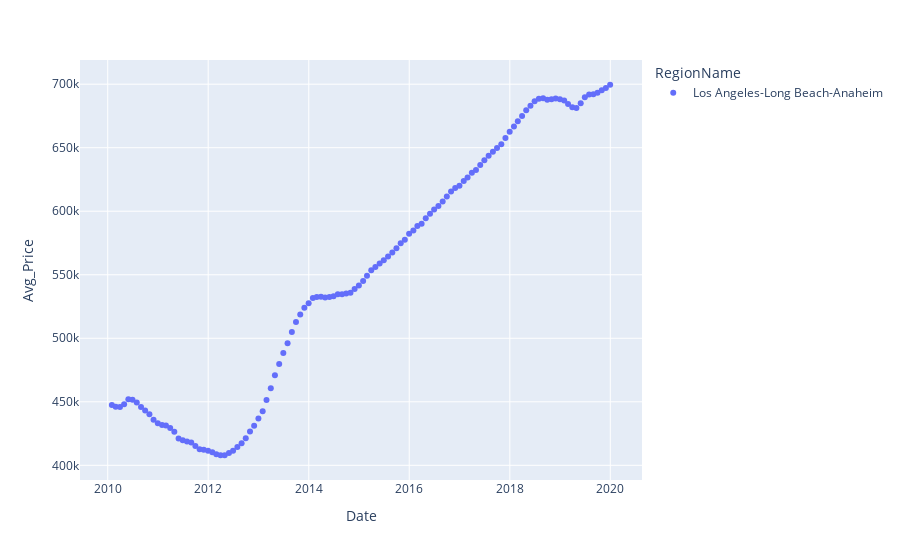
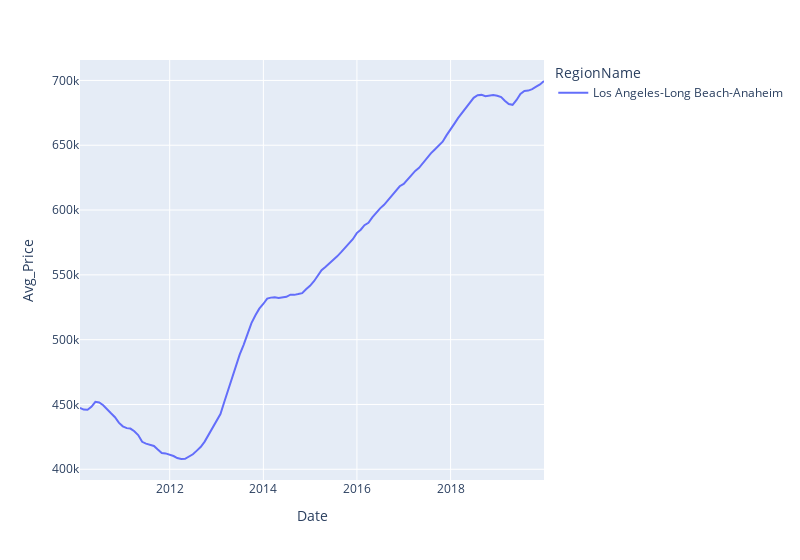

Notebook code for these charts, in order:
### Code cell
# Graph home sales from 2010-2019 for LA
fig = px.scatter(LA_base_df, x="Date", y="Avg_Price", color="RegionName", hover_data=['RegionName'])
fig.show()
#plt.savefig("..\reports\images\LA2010-2019Sales.png")
fig1 = px.line(LA_base_df, x="Date", y="Avg_Price", color="RegionName", width=800)
fig1.show()

### Figure 1 — Plotly figure (JSON) as saved in the notebook; plotly's stock layout.template omitted (floating-point values rounded to 4 significant figures)
{"data": [{"customdata": [["Los Angeles-Long Beach-Anaheim"], ["Los Angeles-Long Beach-Anaheim"], ["Los Angeles-Long Beach-Anaheim"], ["Los Angeles-Long Beach-Anaheim"], ["Los Angeles-Long Beach-Anaheim"], ["Los Angeles-Long Beach-Anaheim"], ["Los Angeles-Long Beach-Anaheim"], ["Los Angeles-Long Beach-Anaheim"], ["Los Angeles-Long Beach-Anaheim"], ["Los Angeles-Long Beach-Anaheim"], ["Los Angeles-Long Beach-Anaheim"], ["Los Angeles-Long Beach-Anaheim"], ["Los Angeles-Long Beach-Anaheim"], ["Los Angeles-Long Beach-Anaheim"], ["Los Angeles-Long Beach-Anaheim"], ["Los Angeles-Long Beach-Anaheim"], ["Los Angeles-Long Beach-Anaheim"], ["Los Angeles-Long Beach-Anaheim"], ["Los Angeles-Long Beach-Anaheim"], ["Los Angeles-Long Beach-Anaheim"], ["Los Angeles-Long Beach-Anaheim"], ["Los Angeles-Long Beach-Anaheim"], ["Los Angeles-Long Beach-Anaheim"], ["Los Angeles-Long Beach-Anaheim"], ["Los Angeles-Long Beach-Anaheim"], ["Los Angeles-Long Beach-Anaheim"], ["Los Angeles-Long Beach-Anaheim"], ["Los Angeles-Long Beach-Anaheim"], ["Los Angeles-Long Beach-Anaheim"], ["Los Angeles-Long Beach-Anaheim"], ["Los Angeles-Long Beach-Anaheim"], ["Los Angeles-Long Beach-Anaheim"], ["Los Angeles-Long Beach-Anaheim"], ["Los Angeles-Long Beach-Anaheim"], ["Los Angeles-Long Beach-Anaheim"], ["Los Angeles-Long Beach-Anaheim"], ["Los Angeles-Long Beach-Anaheim"], ["Los Angeles-Long Beach-Anaheim"], ["Los Angeles-Long Beach-Anaheim"], ["Los Angeles-Long Beach-Anaheim"], ["Los Angeles-Long Beach-Anaheim"], ["Los Angeles-Long Beach-Anaheim"], ["Los Angeles-Long Beach-Anaheim"], ["Los Angeles-Long Beach-Anaheim"], ["Los Angeles-Long Beach-Anaheim"], ["Los Angeles-Long Beach-Anaheim"], ["Los Angeles-Long Beach-Anaheim"], ["Los Angeles-Long Beach-Anaheim"], ["Los Angeles-Long Beach-Anaheim"], ["Los Angeles-Long Beach-Anaheim"], ["Los Angeles-Long Beach-Anaheim"], ["Los Angeles-Long Beach-Anaheim"], ["Los Angeles-Long Beach-Anaheim"], ["Los Angeles-Long Beach-Anaheim"], ["Los Angeles-Long Beach-Anaheim"], ["Los Angeles-Long Beach-Anaheim"], ["Los Angeles-Long Beach-Anaheim"], ["Los Angeles-Long Beach-Anaheim"], ["Los Angeles-Long Beach-Anaheim"], ["Los Angeles-Long Beach-Anaheim"], ["Los Angeles-Long Beach-Anaheim"], ["Los Angeles-Long Beach-Anaheim"], ["Los Angeles-Long Beach-Anaheim"], ["Los Angeles-Long Beach-Anaheim"], ["Los Angeles-Long Beach-Anaheim"], ["Los Angeles-Long Beach-Anaheim"], ["Los Angeles-Long Beach-Anaheim"], ["Los Angeles-Long Beach-Anaheim"], ["Los Angeles-Long Beach-Anaheim"], ["Los Angeles-Long Beach-Anaheim"], ["Los Angeles-Long Beach-Anaheim"], ["Los Angeles-Long Beach-Anaheim"], ["Los Angeles-Long Beach-Anaheim"], ["Los Angeles-Long Beach-Anaheim"], ["Los Angeles-Long Beach-Anaheim"], ["Los Angeles-Long Beach-Anaheim"], ["Los Angeles-Long Beach-Anaheim"], ["Los Angeles-Long Beach-Anaheim"], ["Los Angeles-Long Beach-Anaheim"], ["Los Angeles-Long Beach-Anaheim"], ["Los Angeles-Long Beach-Anaheim"], ["Los Angeles-Long Beach-Anaheim"], ["Los Angeles-Long Beach-Anaheim"], ["Los Angeles-Long Beach-Anaheim"], ["Los Angeles-Long Beach-Anaheim"], ["Los Angeles-Long Beach-Anaheim"], ["Los Angeles-Long Beach-Anaheim"], ["Los Angeles-Long Beach-Anaheim"], ["Los Angeles-Long Beach-Anaheim"], ["Los Angeles-Long Beach-Anaheim"], ["Los Angeles-Long Beach-Anaheim"], ["Los Angeles-Long Beach-Anaheim"], ["Los Angeles-Long Beach-Anaheim"], ["Los Angeles-Long Beach-Anaheim"], ["Los Angeles-Long Beach-Anaheim"], ["Los Angeles-Long Beach-Anaheim"], ["Los Angeles-Long Beach-Anaheim"], ["Los Angeles-Long Beach-Anaheim"], ["Los Angeles-Long Beach-Anaheim"], ["Los Angeles-Long Beach-Anaheim"], ["Los Angeles-Long Beach-Anaheim"], ["Los Angeles-Long Beach-Anaheim"], ["Los Angeles-Long Beach-Anaheim"], ["Los Angeles-Long Beach-Anaheim"], ["Los Angeles-Long Beach-Anaheim"], ["Los Angeles-Long Beach-Anaheim"], ["Los Angeles-Long Beach-Anaheim"], ["Los Angeles-Long Beach-Anaheim"], ["Los Angeles-Long Beach-Anaheim"], ["Los Angeles-Long Beach-Anaheim"], ["Los Angeles-Long Beach-Anaheim"], ["Los Angeles-Long Beach-Anaheim"], ["Los Angeles-Long Beach-Anaheim"], ["Los Angeles-Long Beach-Anaheim"], ["Los Angeles-Long Beach-Anaheim"], ["Los Angeles-Long Beach-Anaheim"], ["Los Angeles-Long Beach-Anaheim"], ["Los Angeles-Long Beach-Anaheim"], ["Los Angeles-Long Beach-Anaheim"], ["Los Angeles-Long Beach-Anaheim"]], "hovertemplate": "RegionName=%{customdata[0]}<br>Date=%{x}<br>Avg_Price=%{y}<extra></extra>", "legendgroup": "Los Angeles-Long Beach-Anaheim", "marker": {"color": "#636efa", "symbol": "circle"}, "mode": "markers", "name": "Los Angeles-Long Beach-Anaheim", "orientation": "v", "showlegend": true, "type": "scatter", "x": ["2010-01-31", "2010-02-28", "2010-03-31", "2010-04-30", "2010-05-31", "2010-06-30", "2010-07-31", "2010-08-31", "2010-09-30", "2010-10-31", "2010-11-30", "2010-12-31", "2011-01-31", "2011-02-28", "2011-03-31", "2011-04-30", "2011-05-31", "2011-06-30", "2011-07-31", "2011-08-31", "2011-09-30", "2011-10-31", "2011-11-30", "2011-12-31", "2012-01-31", "2012-02-29", "2012-03-31", "2012-04-30", "2012-05-31", "2012-06-30", "2012-07-31", "2012-08-31", "2012-09-30", "2012-10-31", "2012-11-30", "2012-12-31", "2013-01-31", "2013-02-28", "2013-03-31", "2013-04-30", "2013-05-31", "2013-06-30", "2013-07-31", "2013-08-31", "2013-09-30", "2013-10-31", "2013-11-30", "2013-12-31", "2014-01-31", "2014-02-28", "2014-03-31", "2014-04-30", "2014-05-31", "2014-06-30", "2014-07-31", "2014-08-31", "2014-09-30", "2014-10-31", "2014-11-30", "2014-12-31", "2015-01-31", "2015-02-28", "2015-03-31", "2015-04-30", "2015-05-31", "2015-06-30", "2015-07-31", "2015-08-31", "2015-09-30", "2015-10-31", "2015-11-30", "2015-12-31", "2016-01-31", "2016-02-29", "2016-03-31", "2016-04-30", "2016-05-31", "2016-06-30", "2016-07-31", "2016-08-31", "2016-09-30", "2016-10-31", "2016-11-30", "2016-12-31", "2017-01-31", "2017-02-28", "2017-03-31", "2017-04-30", "2017-05-31", "2017-06-30", "2017-07-31", "2017-08-31", "2017-09-30", "2017-10-31", "2017-11-30", "2017-12-31", "2018-01-31", "2018-02-28", "2018-03-31", "2018-04-30", "2018-05-31", "2018-06-30", "2018-07-31", "2018-08-31", "2018-09-30", "2018-10-31", "2018-11-30", "2018-12-31", "2019-01-31", "2019-02-28", "2019-03-31", "2019-04-30", "2019-05-31", "2019-06-30", "2019-07-31", "2019-08-31", "2019-09-30", "2019-10-31", "2019-11-30", "2019-12-31"], "xaxis": "x", "y": [447406, 446037, 445901, 448166, 452070, 451587, 449434, 445985, 443207, 440200, 435957, 433121, 431746, 431390, 429364, 426396, 421189, 419810, 418838, 417971, 415233, 412568, 412255, 411389, 410217, 408620, 407924, 408017, 409791, 411551, 414397, 417331, 421354, 426645, 431080, 436870, 442578, 451334, 460663, 470918, 479827, 488477, 496047, 504931, 512779, 518784, 523930, 527523, 531677, 532429, 532737, 532144, 532575, 533062, 534706, 534560, 535171, 535890, 538884, 541560, 545076, 549208, 553559, 556100, 558775, 561505, 564298, 567506, 570819, 574826, 577521, 582220, 584840, 588300, 590210, 594391, 598056, 601283, 604062, 607704, 611654, 615499, 618364, 620143, 623816, 626495, 630221, 632525, 636323, 640152, 643746, 646724, 649701, 652717, 657617, 662588, 666689, 670902, 674992, 679479, 682936, 686589, 688568, 688856, 687832, 688180, 688751, 688209, 687180, 684334, 681810, 681172, 684906, 689636, 691868, 692151, 693261, 695159, 696934, 699561], "yaxis": "y"}], "layout": {"legend": {"title": {"text": "RegionName"}, "tracegroupgap": 0}, "margin": {"t": 60}, "xaxis": {"anchor": "y", "domain": [0, 1], "title": {"text": "Date"}}, "yaxis": {"anchor": "x", "domain": [0, 1], "title": {"text": "Avg_Price"}}}}

### Figure 2 — Plotly figure (JSON) as saved in the notebook; plotly's stock layout.template omitted (floating-point values rounded to 4 significant figures)
{"data": [{"hovertemplate": "RegionName=Los Angeles-Long Beach-Anaheim<br>Date=%{x}<br>Avg_Price=%{y}<extra></extra>", "legendgroup": "Los Angeles-Long Beach-Anaheim", "line": {"color": "#636efa", "dash": "solid"}, "mode": "lines", "name": "Los Angeles-Long Beach-Anaheim", "orientation": "v", "showlegend": true, "type": "scatter", "x": ["2010-01-31", "2010-02-28", "2010-03-31", "2010-04-30", "2010-05-31", "2010-06-30", "2010-07-31", "2010-08-31", "2010-09-30", "2010-10-31", "2010-11-30", "2010-12-31", "2011-01-31", "2011-02-28", "2011-03-31", "2011-04-30", "2011-05-31", "2011-06-30", "2011-07-31", "2011-08-31", "2011-09-30", "2011-10-31", "2011-11-30", "2011-12-31", "2012-01-31", "2012-02-29", "2012-03-31", "2012-04-30", "2012-05-31", "2012-06-30", "2012-07-31", "2012-08-31", "2012-09-30", "2012-10-31", "2012-11-30", "2012-12-31", "2013-01-31", "2013-02-28", "2013-03-31", "2013-04-30", "2013-05-31", "2013-06-30", "2013-07-31", "2013-08-31", "2013-09-30", "2013-10-31", "2013-11-30", "2013-12-31", "2014-01-31", "2014-02-28", "2014-03-31", "2014-04-30", "2014-05-31", "2014-06-30", "2014-07-31", "2014-08-31", "2014-09-30", "2014-10-31", "2014-11-30", "2014-12-31", "2015-01-31", "2015-02-28", "2015-03-31", "2015-04-30", "2015-05-31", "2015-06-30", "2015-07-31", "2015-08-31", "2015-09-30", "2015-10-31", "2015-11-30", "2015-12-31", "2016-01-31", "2016-02-29", "2016-03-31", "2016-04-30", "2016-05-31", "2016-06-30", "2016-07-31", "2016-08-31", "2016-09-30", "2016-10-31", "2016-11-30", "2016-12-31", "2017-01-31", "2017-02-28", "2017-03-31", "2017-04-30", "2017-05-31", "2017-06-30", "2017-07-31", "2017-08-31", "2017-09-30", "2017-10-31", "2017-11-30", "2017-12-31", "2018-01-31", "2018-02-28", "2018-03-31", "2018-04-30", "2018-05-31", "2018-06-30", "2018-07-31", "2018-08-31", "2018-09-30", "2018-10-31", "2018-11-30", "2018-12-31", "2019-01-31", "2019-02-28", "2019-03-31", "2019-04-30", "2019-05-31", "2019-06-30", "2019-07-31", "2019-08-31", "2019-09-30", "2019-10-31", "2019-11-30", "2019-12-31"], "xaxis": "x", "y": [447406, 446037, 445901, 448166, 452070, 451587, 449434, 445985, 443207, 440200, 435957, 433121, 431746, 431390, 429364, 426396, 421189, 419810, 418838, 417971, 415233, 412568, 412255, 411389, 410217, 408620, 407924, 408017, 409791, 411551, 414397, 417331, 421354, 426645, 431080, 436870, 442578, 451334, 460663, 470918, 479827, 488477, 496047, 504931, 512779, 518784, 523930, 527523, 531677, 532429, 532737, 532144, 532575, 533062, 534706, 534560, 535171, 535890, 538884, 541560, 545076, 549208, 553559, 556100, 558775, 561505, 564298, 567506, 570819, 574826, 577521, 582220, 584840, 588300, 590210, 594391, 598056, 601283, 604062, 607704, 611654, 615499, 618364, 620143, 623816, 626495, 630221, 632525, 636323, 640152, 643746, 646724, 649701, 652717, 657617, 662588, 666689, 670902, 674992, 679479, 682936, 686589, 688568, 688856, 687832, 688180, 688751, 688209, 687180, 684334, 681810, 681172, 684906, 689636, 691868, 692151, 693261, 695159, 696934, 699561], "yaxis": "y"}], "layout": {"legend": {"title": {"text": "RegionName"}, "tracegroupgap": 0}, "margin": {"t": 60}, "width": 800, "xaxis": {"anchor": "y", "domain": [0, 1], "title": {"text": "Date"}}, "yaxis": {"anchor": "x", "domain": [0, 1], "title": {"text": "Avg_Price"}}}}
